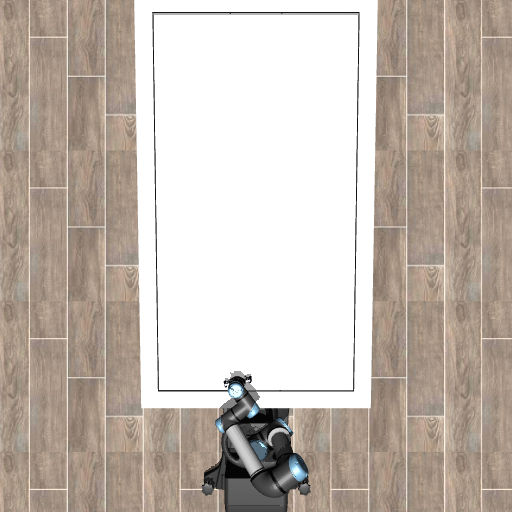
#> input picture eval_gifs/orient/birdview_raw.png, 512 x 512 px
$ python -i clean_data.py   (imports and definitions only)
#> lines starting #> are read from the running program, lines starting #| are printed output that depends on the picture
import h5py
import os
import cv2
import sys
import numpy as np


def homography_transform(image, get_save=True, rotate=False):
    mousepos = (0,0,1)
    Mimg = np.load('../../assets/real/Mimg.npy')

    upscale_constant = 3
    original_size = np.array([640, 480])
    visual_downscale_constant = 2
    save_downscale_constant = 2
    offset_constants = np.array((2100, 500))
    image = cv2.rotate(image, cv2.ROTATE_180)
    save_image = None
    if get_save:
        save_image = cv2.resize(image, (int(640/save_downscale_constant), int(480/save_downscale_constant)))
    image = cv2.resize(image, (int(640*upscale_constant), int(480*upscale_constant)),
                interpolation = cv2.INTER_LINEAR)
    dst = cv2.warpPerspective(image,Mimg,original_size * upscale_constant)
    if rotate:
        dst = cv2.rotate(dst, cv2.ROTATE_90_CLOCKWISE)
        showdst = cv2.resize(dst, (int(480*upscale_constant / visual_downscale_constant), int(640*upscale_constant / visual_downscale_constant)),
                interpolation = cv2.INTER_LINEAR)
    else:
        showdst = cv2.resize(dst, (int(640*upscale_constant / visual_downscale_constant), int(480*upscale_constant / visual_downscale_constant)),
                interpolation = cv2.INTER_LINEAR)
    return showdst, save_image


# [241 lines left out: functions load_hdf5_to_dict, write_trajectory, clean_data, save_frames, rgb_frames, visualize_clean_data and 2 more, not called in this run]


# things to look for: start when the puck is dropped and the human hand is no longer over the white part of the table
    # invisible puck
    # end after the robot finishes the last hit and the puck is coming back down when the human misses the puck
    # the camera might say it is not responding, you don't need to close it
    # The script also asks for the number of hits and whether the puck is occluded (blocked) at any point in the cleaned segment,
        # so look out for those things


# usage: left, right advance and regress the frames respectively
    # n will reject the trajectory
    # y will keep the trajectory
    # e will set the start point
    # r will set the end point

# [10 lines not run here, left out]
    # [14 lines of commented-out code are left out]

>>> import cv2
>>> picture = cv2.imread('../../eval_gifs/orient/birdview_raw.png', cv2.IMREAD_GRAYSCALE)
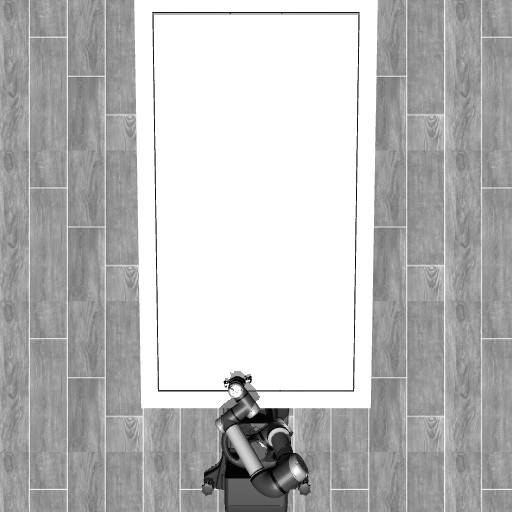
#> picture: shape (512, 512); min 1, max 255, mean 186.8
>>> result = homography_transform(picture)
#> (the run stopped early here; a loop or call above may not have finished)
